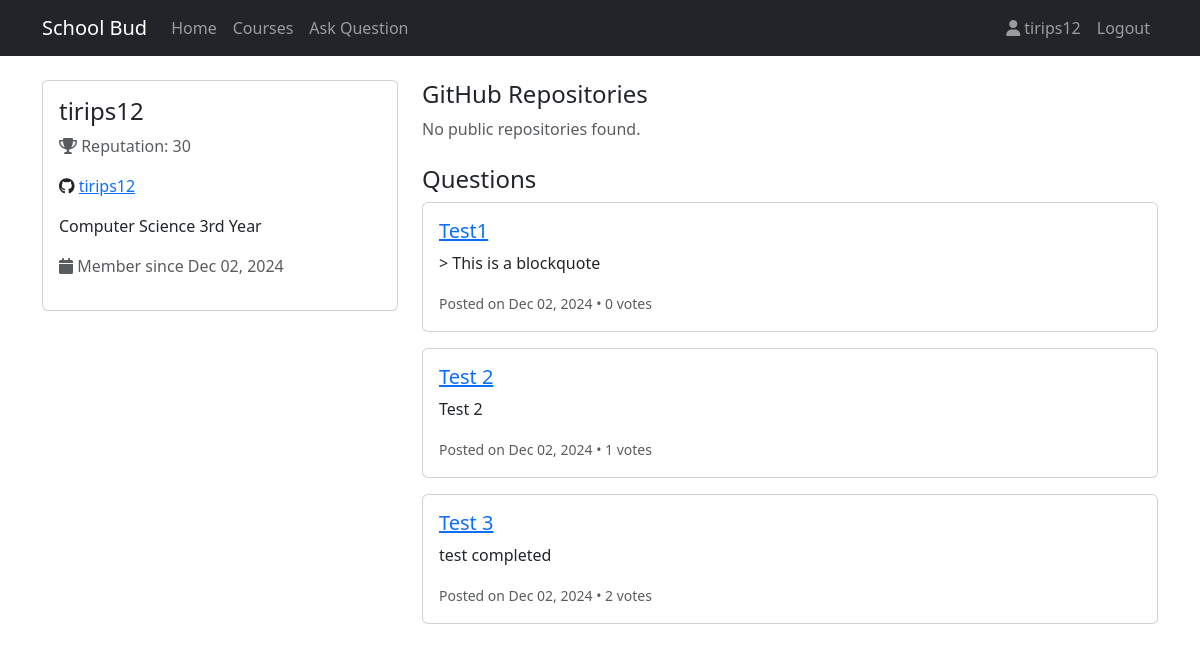
The app's page /profile/tirips12/ (signed in), older data.
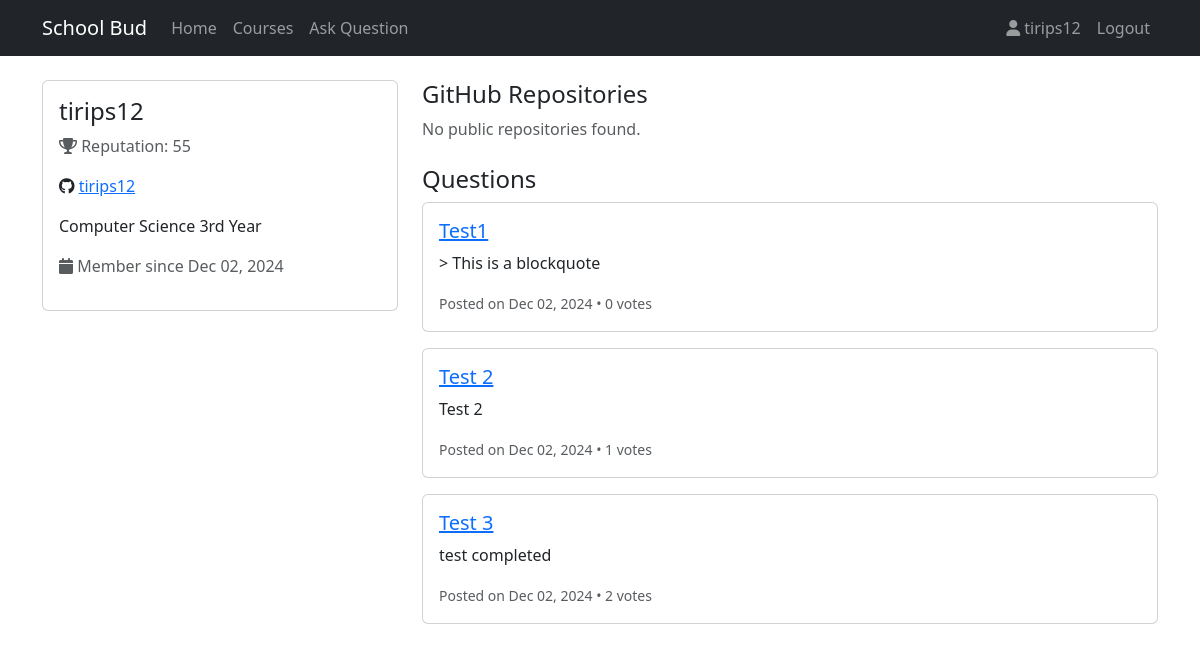
The same page, newer data.
### core/models.py (models this page shows, shortened)
class Profile(models.Model):
    ROLE_CHOICES = (
        ('student', 'Student'),
        ('lecturer', 'Lecturer'),
        ('admin', 'Admin'),
    )
    user = models.OneToOneField(User, on_delete=models.CASCADE)
    reputation = models.IntegerField(default=0)
    github_username = models.CharField(max_length=100, blank=True)
    bio = models.TextField(max_length=500, blank=True)
    created_at = models.DateTimeField(auto_now_add=True)
    github_repos = models.JSONField(null=True, blank=True)
    last_github_sync = models.DateTimeField(null=True, blank=True)
    role = models.CharField(max_length=20, choices=ROLE_CHOICES, default='student')

class Question(models.Model):
    title = models.CharField(max_length=200)
    content = models.TextField()
    author = models.ForeignKey(User, on_delete=models.CASCADE)
    course = models.ForeignKey('Course', on_delete=models.SET_NULL, null=True, blank=True, related_name='questions')
    created_at = models.DateTimeField(auto_now_add=True)
    updated_at = models.DateTimeField(auto_now=True)
    votes = models.IntegerField(default=0)
    removed = models.BooleanField(default=False)
    removed_by = models.ForeignKey(User, null=True, blank=True, related_name='removed_questions', on_delete=models.SET_NULL)
    removed_at = models.DateTimeField(null=True, blank=True)
    removal_reason = models.TextField(blank=True)

### core/views.py (the view)
# urls.py: path('profile/<str:username>/', views.profile, name='profile'),
@login_required
def profile(request, username):
    user = get_object_or_404(User, username=username)
    profile = get_object_or_404(Profile, user=user)
    questions = Question.objects.filter(author=user, removed=False)
    if profile.github_username and (
        not profile.github_repos or
        not profile.last_github_sync or
        profile.last_github_sync < datetime.now() - timedelta(hours=24)
    ):
        repos = get_github_repos(profile.github_username)
        if repos:
            profile.github_repos = repos
            profile.last_github_sync = datetime.now()
            profile.save()
    return render(request, 'core/profile.html', {
        'profile': profile,
        'questions': questions,
        'github_repos': profile.github_repos if profile.github_repos else []
    })

### core/views.py (called while the page is built, shortened)
def get_github_repos(github_username):
    try:
        g = Github(settings.SOCIAL_AUTH_GITHUB_KEY)  # or use a personal access token
        user = g.get_user(github_username)
        repos = []
        return repos
    except Exception as e:
        print(f"Error fetching GitHub data: {str(e)}")
        return None

### core/templates/core/profile.html (shortened to what this page needs)
{% extends 'core/base.html' %}
{% block content %}
<div class="row">
    <div class="col-md-4">
        <div class="card mb-4">
            <div class="card-body">
                <h4 class="card-title">{{ profile.user.username }}</h4>
                <p class="text-muted">
                    <i class="fas fa-trophy"></i> Reputation: <span class="user-reputation">{{ profile.reputation }}</span>
                </p>
                {% if profile.github_username %}
                <p>
                    <i class="fab fa-github"></i>
                    <a href="https://github.com/{{ profile.github_username }}" target="_blank">
                        {{ profile.github_username }}
                    </a>
                </p>
                {% endif %}
                {% if profile.bio %}
                <p class="card-text">{{ profile.bio }}</p>
                {% endif %}
                <p class="text-muted">
                    <i class="fas fa-calendar"></i> Member since {{ profile.created_at|date:"M d, Y" }}
                </p>
            </div>
        </div>
    </div>
    <div class="col-md-8">
        <div class="mb-4">
            <h4>GitHub Repositories</h4>
            {% if github_repos %}
                {% for repo in github_repos %}
                <div class="card mb-3">
                    <div class="card-body">
                        <div class="d-flex justify-content-between align-items-start">
                            <h5 class="card-title">
                                <a href="{{ repo.url }}" target="_blank">{{ repo.name }}</a>
                            </h5>
                            {% if repo.language %}
                            <span class="badge bg-primary">{{ repo.language }}</span>
                            {% endif %}
                        </div>
                        {% if repo.description %}
                        <p class="card-text">{{ repo.description }}</p>
                        {% endif %}
                        {% if repo.readme %}
                        <div class="collapse" id="readme-{{ forloop.counter }}">
                            <div class="card card-body bg-light">
                                <pre class="mb-0"><code>{{ repo.readme }}</code></pre>
                            </div>
                        </div>
                        <button class="btn btn-sm btn-outline-primary mt-2"
                                data-bs-toggle="collapse"
                                data-bs-target="#readme-{{ forloop.counter }}">
                            Toggle README
                        </button>
                        {% endif %}
                        <div class="mt-2">
                            <small class="text-muted">
                                <i class="fas fa-star"></i> {{ repo.stars }}
                                • Updated {{ repo.updated_at|date:"M d, Y" }}
                            </small>
                        </div>
                    </div>
                </div>
                {% endfor %}
            {% else %}
                {% if profile.github_username %}
                <p class="text-muted">No public repositories found.</p>
                {% else %}
                <p class="text-muted">No GitHub account linked.</p>
                {% endif %}
            {% endif %}
        </div>
        <h4>Questions</h4>
        {% for question in questions %}
        <div class="card mb-3">
            <div class="card-body">
                <h5 class="card-title">
                    <a href="{% url 'question_detail' question.pk %}">{{ question.title }}</a>
                </h5>
                <p class="card-text text-truncate">{{ question.content }}</p>
                <small class="text-muted">
                    Posted on {{ question.created_at|date:"M d, Y" }}
                    • {{ question.votes }} votes
                </small>
            </div>
        </div>
        {% empty %}
        <p class="text-muted">No questions asked yet.</p>
        {% endfor %}
    </div>
</div>
{% endblock %}

### core/templates/core/base.html (shortened to what this page needs)
{% load static %}
<!DOCTYPE html>
<html lang="en">
<head>
    <link href="https://cdn.jsdelivr.net/npm/bootstrap@5.3.0/dist/css/bootstrap.min.css" rel="stylesheet">
    <link href="https://cdnjs.cloudflare.com/ajax/libs/font-awesome/6.0.0/css/all.min.css" rel="stylesheet">
</head>
<body class="{% if user.is_authenticated %}user-authenticated{% endif %}">
    <nav class="navbar navbar-expand-lg navbar-dark bg-dark">
        <div class="container">
            <a class="navbar-brand" href="{% url 'home' %}">School Bud</a>
            <div class="collapse navbar-collapse" id="navbarNav">
                <ul class="navbar-nav me-auto">
                    <li class="nav-item">
                        <a class="nav-link" href="{% url 'home' %}">Home</a>
                    </li>
                    <li class="nav-item">
                        <a class="nav-link" href="{% url 'course_list' %}">Courses</a>
                    </li>
                    {% if user.is_authenticated %}
                    <li class="nav-item">
                        <a class="nav-link" href="{% url 'question_new' %}">Ask Question</a>
                    </li>
                    {% endif %}
                </ul>
                <ul class="navbar-nav">
                    {% if user.is_authenticated %}
                    <li class="nav-item">
                        <a class="nav-link" href="{% url 'profile' user.username %}">
                            <i class="fas fa-user"></i> {{ user.username }}
                        </a>
                    </li>
                    <li class="nav-item">
                        <a class="nav-link" href="{% url 'logout' %}">Logout</a>
                    </li>
                    {% endif %}
                </ul>
            </div>
        </div>
    </nav>
    <div class="container mt-4">
        {% block content %}
        {% endblock %}
    </div>
</body>
</html>

Row changes from the older to the newer data that the page shows:
changed Profile "tirips12": reputation "30" → "55"
